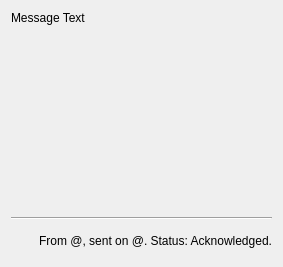
<?xml version="1.0" encoding="UTF-8"?>
<ui version="4.0">
 <class>LocationChatWidgetItem</class>
 <widget class="QWidget" name="LocationChatWidgetItem">
  <property name="geometry">
   <rect>
    <x>0</x>
    <y>0</y>
    <width>283</width>
    <height>267</height>
   </rect>
  </property>
  <property name="sizePolicy">
   <sizepolicy hsizetype="Expanding" vsizetype="Preferred">
    <horstretch>0</horstretch>
    <verstretch>0</verstretch>
   </sizepolicy>
  </property>
  <property name="windowTitle">
   <string>Form</string>
  </property>
  <layout class="QVBoxLayout" name="verticalLayout">
   <item>
    <widget class="QLabel" name="lblMessageText">
     <property name="sizePolicy">
      <sizepolicy hsizetype="Expanding" vsizetype="Minimum">
       <horstretch>0</horstretch>
       <verstretch>0</verstretch>
      </sizepolicy>
     </property>
     <property name="font">
      <font>
       <stylestrategy>PreferAntialias</stylestrategy>
      </font>
     </property>
     <property name="text">
      <string notr="true">Message Text</string>
     </property>
     <property name="alignment">
      <set>Qt::AlignLeading|Qt::AlignLeft|Qt::AlignTop</set>
     </property>
     <property name="wordWrap">
      <bool>true</bool>
     </property>
     <property name="openExternalLinks">
      <bool>true</bool>
     </property>
    </widget>
   </item>
   <item>
    <widget class="Line" name="line">
     <property name="orientation">
      <enum>Qt::Horizontal</enum>
     </property>
    </widget>
   </item>
   <item>
    <widget class="QLabel" name="lblFromTime">
     <property name="sizePolicy">
      <sizepolicy hsizetype="Expanding" vsizetype="Minimum">
       <horstretch>0</horstretch>
       <verstretch>0</verstretch>
      </sizepolicy>
     </property>
     <property name="maximumSize">
      <size>
       <width>16777215</width>
       <height>30</height>
      </size>
     </property>
     <property name="font">
      <font>
       <stylestrategy>PreferAntialias</stylestrategy>
      </font>
     </property>
     <property name="text">
      <string>From @, sent on @. Status: Acknowledged.</string>
     </property>
     <property name="alignment">
      <set>Qt::AlignRight|Qt::AlignTrailing|Qt::AlignVCenter</set>
     </property>
    </widget>
   </item>
  </layout>
 </widget>
 <resources/>
 <connections/>
</ui>
